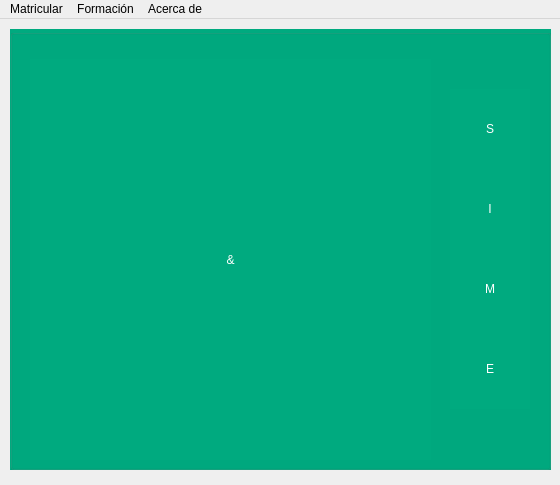
<?xml version="1.0" encoding="UTF-8"?>
<ui version="4.0">
 <class>MainWindow</class>
 <widget class="QMainWindow" name="MainWindow">
  <property name="geometry">
   <rect>
    <x>0</x>
    <y>0</y>
    <width>560</width>
    <height>485</height>
   </rect>
  </property>
  <property name="minimumSize">
   <size>
    <width>560</width>
    <height>485</height>
   </size>
  </property>
  <property name="maximumSize">
   <size>
    <width>560</width>
    <height>485</height>
   </size>
  </property>
  <property name="windowTitle">
   <string>MainWindow</string>
  </property>
  <widget class="QWidget" name="centralwidget">
   <widget class="QGroupBox" name="groupBox">
    <property name="geometry">
     <rect>
      <x>10</x>
      <y>10</y>
      <width>541</width>
      <height>441</height>
     </rect>
    </property>
    <property name="styleSheet">
     <string notr="true">background-color: rgb(0, 170, 127);</string>
    </property>
    <property name="title">
     <string/>
    </property>
    <property name="flat">
     <bool>false</bool>
    </property>
    <widget class="QLabel" name="lblS">
     <property name="geometry">
      <rect>
       <x>440</x>
       <y>60</y>
       <width>80</width>
       <height>80</height>
      </rect>
     </property>
     <property name="styleSheet">
      <string notr="true">font: 48pt &quot;Algerian&quot;;
color: rgb(255, 255, 255);</string>
     </property>
     <property name="text">
      <string>S</string>
     </property>
     <property name="alignment">
      <set>Qt::AlignCenter</set>
     </property>
    </widget>
    <widget class="QLabel" name="lblI">
     <property name="geometry">
      <rect>
       <x>440</x>
       <y>140</y>
       <width>80</width>
       <height>80</height>
      </rect>
     </property>
     <property name="styleSheet">
      <string notr="true">font: 48pt &quot;Algerian&quot;;
color: rgb(255, 255, 255);</string>
     </property>
     <property name="text">
      <string>I</string>
     </property>
     <property name="alignment">
      <set>Qt::AlignCenter</set>
     </property>
    </widget>
    <widget class="QLabel" name="lblM">
     <property name="geometry">
      <rect>
       <x>440</x>
       <y>220</y>
       <width>80</width>
       <height>80</height>
      </rect>
     </property>
     <property name="styleSheet">
      <string notr="true">font: 48pt &quot;Algerian&quot;;
color: rgb(255, 255, 255);</string>
     </property>
     <property name="text">
      <string>M</string>
     </property>
     <property name="alignment">
      <set>Qt::AlignCenter</set>
     </property>
    </widget>
    <widget class="QLabel" name="lblE">
     <property name="geometry">
      <rect>
       <x>440</x>
       <y>300</y>
       <width>80</width>
       <height>80</height>
      </rect>
     </property>
     <property name="styleSheet">
      <string notr="true">font: 48pt &quot;Algerian&quot;;
color: rgb(255, 255, 255);</string>
     </property>
     <property name="text">
      <string>E</string>
     </property>
     <property name="alignment">
      <set>Qt::AlignCenter</set>
     </property>
    </widget>
    <widget class="QLabel" name="lblIcon">
     <property name="geometry">
      <rect>
       <x>20</x>
       <y>30</y>
       <width>401</width>
       <height>401</height>
      </rect>
     </property>
     <property name="styleSheet">
      <string notr="true">font: 200pt &quot;Wingdings&quot;;
color: rgb(255, 255, 255);</string>
     </property>
     <property name="text">
      <string>&amp;</string>
     </property>
     <property name="alignment">
      <set>Qt::AlignCenter</set>
     </property>
    </widget>
   </widget>
  </widget>
  <widget class="QMenuBar" name="menubar">
   <property name="geometry">
    <rect>
     <x>0</x>
     <y>0</y>
     <width>560</width>
     <height>21</height>
    </rect>
   </property>
   <widget class="QMenu" name="menuMatricular">
    <property name="title">
     <string>Matricular</string>
    </property>
    <addaction name="actionEstudiante"/>
    <addaction name="actionEstado_de_Pago"/>
   </widget>
   <widget class="QMenu" name="menuCarrera">
    <property name="title">
     <string>Formación</string>
    </property>
    <addaction name="actionCarrera"/>
    <addaction name="actionCurso"/>
    <addaction name="actionDocente"/>
    <addaction name="actionHorario"/>
    <addaction name="actionSeccion"/>
   </widget>
   <widget class="QMenu" name="menuAbout">
    <property name="title">
     <string>Acerca de</string>
    </property>
   </widget>
   <addaction name="menuMatricular"/>
   <addaction name="menuCarrera"/>
   <addaction name="menuAbout"/>
  </widget>
  <action name="actionCarrera">
   <property name="text">
    <string>Carreras</string>
   </property>
  </action>
  <action name="actionCurso">
   <property name="text">
    <string>Cursos</string>
   </property>
  </action>
  <action name="actionDocente">
   <property name="text">
    <string>Docentes</string>
   </property>
  </action>
  <action name="actionEstudiante">
   <property name="text">
    <string>Matricular Estudiante</string>
   </property>
  </action>
  <action name="actionEstado_de_Pago">
   <property name="text">
    <string>Estado de Pago</string>
   </property>
  </action>
  <action name="actionHorario">
   <property name="text">
    <string>Horario</string>
   </property>
  </action>
  <action name="actionSeccion">
   <property name="text">
    <string>Seccion</string>
   </property>
  </action>
 </widget>
 <resources/>
 <connections/>
</ui>
